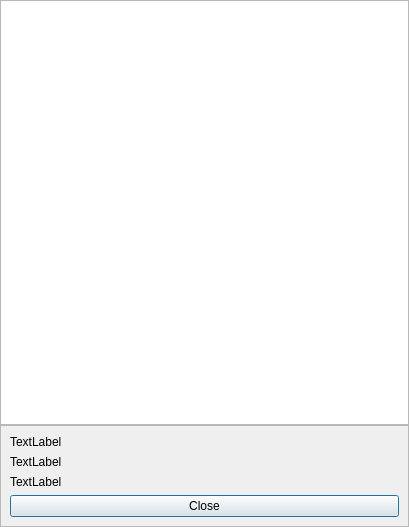
<?xml version="1.0" encoding="UTF-8"?>
<ui version="4.0">
 <class>Dialog</class>
 <widget class="QDialog" name="Dialog">
  <property name="geometry">
   <rect>
    <x>0</x>
    <y>0</y>
    <width>409</width>
    <height>527</height>
   </rect>
  </property>
  <property name="windowTitle">
   <string>Dialog</string>
  </property>
  <layout class="QVBoxLayout" name="verticalLayout" stretch="0,0">
   <property name="spacing">
    <number>0</number>
   </property>
   <property name="leftMargin">
    <number>0</number>
   </property>
   <property name="topMargin">
    <number>0</number>
   </property>
   <property name="rightMargin">
    <number>0</number>
   </property>
   <property name="bottomMargin">
    <number>0</number>
   </property>
   <item>
    <widget class="QGraphicsView" name="graphicsView"/>
   </item>
   <item>
    <widget class="QFrame" name="frame">
     <property name="frameShape">
      <enum>QFrame::StyledPanel</enum>
     </property>
     <property name="frameShadow">
      <enum>QFrame::Raised</enum>
     </property>
     <layout class="QVBoxLayout" name="verticalLayout_2">
      <item>
       <widget class="QLabel" name="label_2">
        <property name="text">
         <string>TextLabel</string>
        </property>
       </widget>
      </item>
      <item>
       <widget class="QLabel" name="label_3">
        <property name="text">
         <string>TextLabel</string>
        </property>
       </widget>
      </item>
      <item>
       <widget class="QLabel" name="label">
        <property name="text">
         <string>TextLabel</string>
        </property>
       </widget>
      </item>
      <item>
       <widget class="QPushButton" name="pushButton">
        <property name="text">
         <string>Close</string>
        </property>
       </widget>
      </item>
     </layout>
    </widget>
   </item>
  </layout>
 </widget>
 <resources/>
 <connections/>
</ui>
